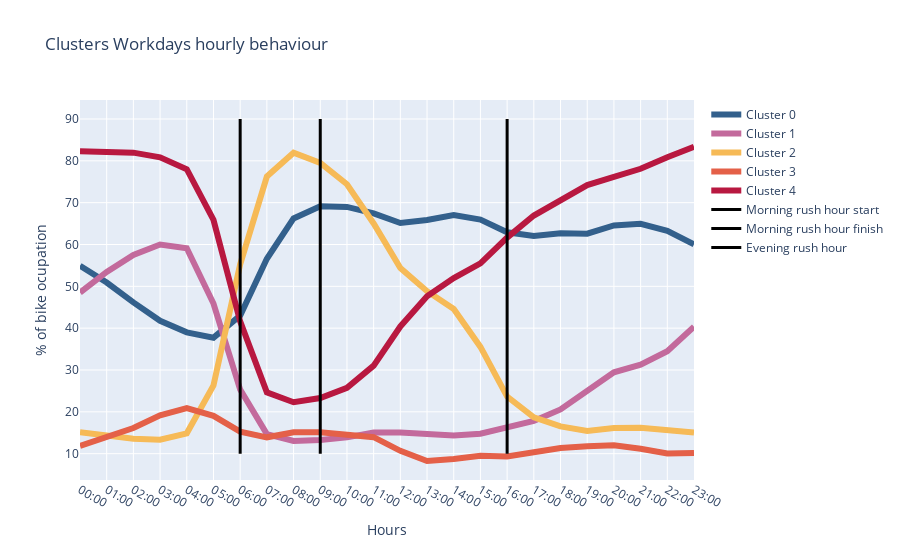

The code cell stored with this chart in its notebook:
### Code cell
fig = go.Figure(
        data=[
             go.Scatter(x=clu_means.index, 
                       y=clu_means[0],
                       mode='lines',
                       name='Cluster 0',
                       line = dict(
                           width = 6,
                           color = 'rgb(51,96,140)')),
             go.Scatter(x=clu_means.index, 
                       y=clu_means[1],
                       mode='lines',
                       name='Cluster 1',
                       line = dict(
                           width = 6,
                           color = 'rgb(195,106,156)')),
            go.Scatter(x=clu_means.index, 
                       y=clu_means[2],
                       mode='lines',
                       name='Cluster 2',
                       line = dict(
                           width = 6,
                           color = 'rgb(246,186,87)')),
            go.Scatter(x=clu_means.index, 
                       y=clu_means[3],
                       mode='lines',
                       name='Cluster 3',
                       line = dict(
                           width = 6,
                           color = 'rgb(228,96,72)')),
            go.Scatter(x=clu_means.index, 
                       y=clu_means[4],
                       mode='lines',
                       name='Cluster 4',
                       line = dict(
                           width = 6,
                           color = 'rgb(184,24,64)')),
            
        ],
        layout=go.Layout(
            title=dict(text='Clusters Workdays hourly behaviour'),
            xaxis=dict(title='Hours'),
            yaxis=dict(title='% of bike ocupation')))

fig.add_trace(go.Scatter(x=['06:00','06:00'], y=[10,90], mode="lines", name="Morning rush hour start",line = dict(
                           width = 3,
                           color = 'rgb(0,0,0)')))
fig.add_trace(go.Scatter(x=['09:00','09:00'], y=[10,90], mode="lines", name="Morning rush hour finish",line = dict(
                           width = 3,
                           color = 'rgb(0,0,0)')))
fig.add_trace(go.Scatter(x=['16:00','16:00'], y=[10,90], mode="lines", name="Evening rush hour",line = dict(
                           width = 3,
                           color = 'rgb(0,0,0)')))

fig.show()

### Figure 1 — Plotly figure (JSON) as saved in the notebook; plotly's stock layout.template omitted (floating-point values rounded to 4 significant figures)
{"data": [{"line": {"color": "rgb(51,96,140)", "width": 6}, "mode": "lines", "name": "Cluster 0", "type": "scatter", "x": ["00:00", "01:00", "02:00", "03:00", "04:00", "05:00", "06:00", "07:00", "08:00", "09:00", "10:00", "11:00", "12:00", "13:00", "14:00", "15:00", "16:00", "17:00", "18:00", "19:00", "20:00", "21:00", "22:00", "23:00"], "y": [54.91, 50.92, 46.16, 41.76, 39.01, 37.73, 43.03, 56.58, 66.24, 69.16, 68.99, 67.43, 65.13, 65.87, 67.05, 65.94, 62.92, 62.03, 62.67, 62.58, 64.57, 64.94, 63.27, 60.04]}, {"line": {"color": "rgb(195,106,156)", "width": 6}, "mode": "lines", "name": "Cluster 1", "type": "scatter", "x": ["00:00", "01:00", "02:00", "03:00", "04:00", "05:00", "06:00", "07:00", "08:00", "09:00", "10:00", "11:00", "12:00", "13:00", "14:00", "15:00", "16:00", "17:00", "18:00", "19:00", "20:00", "21:00", "22:00", "23:00"], "y": [48.51, 53.43, 57.51, 60.01, 59.1, 45.9, 25.32, 14.69, 13.05, 13.26, 13.9, 15.06, 15.06, 14.64, 14.33, 14.78, 16.35, 17.81, 20.58, 25.07, 29.44, 31.28, 34.51, 40.33]}, {"line": {"color": "rgb(246,186,87)", "width": 6}, "mode": "lines", "name": "Cluster 2", "type": "scatter", "x": ["00:00", "01:00", "02:00", "03:00", "04:00", "05:00", "06:00", "07:00", "08:00", "09:00", "10:00", "11:00", "12:00", "13:00", "14:00", "15:00", "16:00", "17:00", "18:00", "19:00", "20:00", "21:00", "22:00", "23:00"], "y": [15.15, 14.28, 13.57, 13.34, 14.87, 26.3, 55.25, 76.25, 81.93, 79.52, 74.4, 65.03, 54.36, 48.84, 44.58, 35.52, 23.64, 18.7, 16.51, 15.43, 16.16, 16.21, 15.55, 15.07]}, {"line": {"color": "rgb(228,96,72)", "width": 6}, "mode": "lines", "name": "Cluster 3", "type": "scatter", "x": ["00:00", "01:00", "02:00", "03:00", "04:00", "05:00", "06:00", "07:00", "08:00", "09:00", "10:00", "11:00", "12:00", "13:00", "14:00", "15:00", "16:00", "17:00", "18:00", "19:00", "20:00", "21:00", "22:00", "23:00"], "y": [11.87, 13.92, 16.12, 19.17, 20.89, 19.03, 15.27, 13.91, 15.13, 15.1, 14.61, 13.95, 10.68, 8.25, 8.75, 9.51, 9.33, 10.19, 11.37, 11.79, 12.02, 11.18, 10.04, 10.18]}, {"line": {"color": "rgb(184,24,64)", "width": 6}, "mode": "lines", "name": "Cluster 4", "type": "scatter", "x": ["00:00", "01:00", "02:00", "03:00", "04:00", "05:00", "06:00", "07:00", "08:00", "09:00", "10:00", "11:00", "12:00", "13:00", "14:00", "15:00", "16:00", "17:00", "18:00", "19:00", "20:00", "21:00", "22:00", "23:00"], "y": [82.28, 82.25, 81.96, 80.84, 78, 65.88, 41.62, 24.64, 22.29, 23.29, 25.72, 31.05, 40.41, 47.61, 51.99, 55.49, 61.65, 66.92, 70.74, 74.2, 76.16, 78.1, 80.88, 83.36]}, {"line": {"color": "rgb(0,0,0)", "width": 3}, "mode": "lines", "name": "Morning rush hour start", "type": "scatter", "x": ["06:00", "06:00"], "y": [10, 90]}, {"line": {"color": "rgb(0,0,0)", "width": 3}, "mode": "lines", "name": "Morning rush hour finish", "type": "scatter", "x": ["09:00", "09:00"], "y": [10, 90]}, {"line": {"color": "rgb(0,0,0)", "width": 3}, "mode": "lines", "name": "Evening rush hour", "type": "scatter", "x": ["16:00", "16:00"], "y": [10, 90]}], "layout": {"title": {"text": "Clusters Workdays hourly behaviour"}, "xaxis": {"title": {"text": "Hours"}}, "yaxis": {"title": {"text": "% of bike ocupation"}}}}
